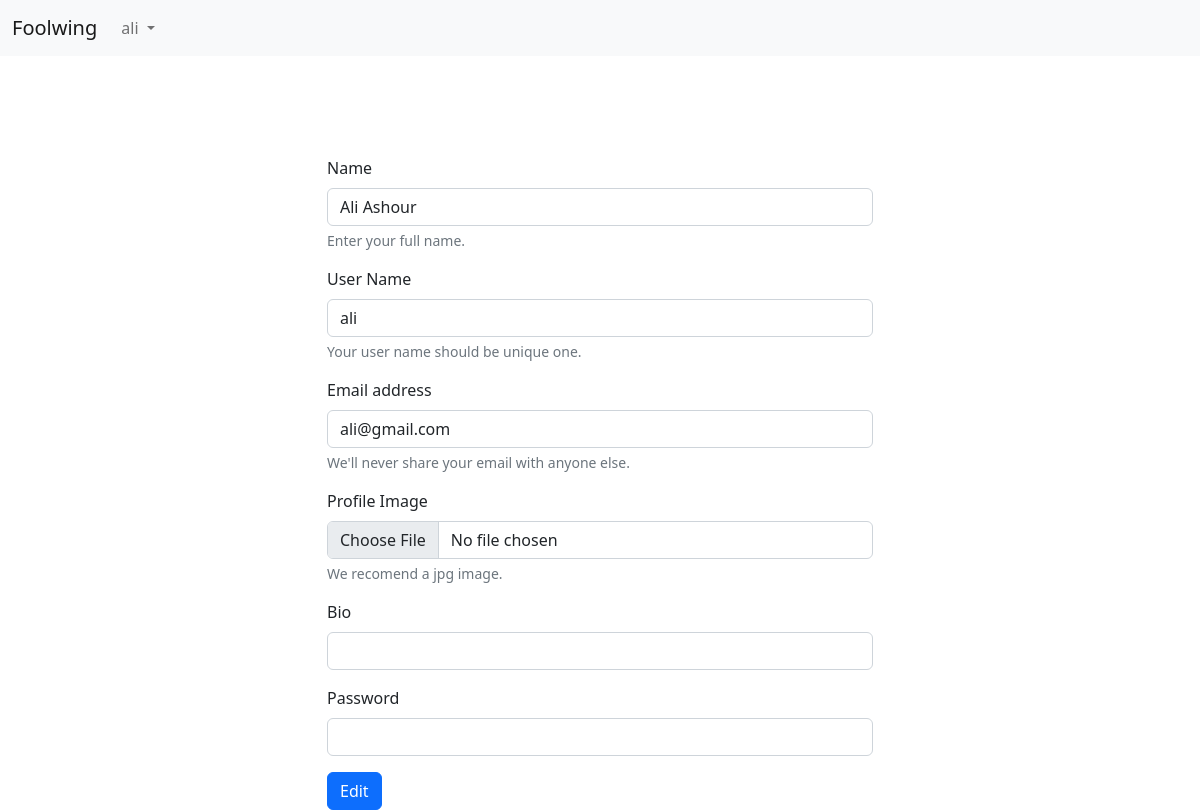
The page /profile.php (signed in) on the database its author committed.
### tables this page shows
CREATE TABLE `users` (
  `user_id` int(11) NOT NULL,
  `user_user_name` varchar(50) NOT NULL,
  `user_name` varchar(60) NOT NULL,
  `user_email` varchar(50) NOT NULL,
  `user_password` varchar(50) NOT NULL,
  `user_profile_image` varchar(50) NOT NULL DEFAULT 'user.jpg',
  `user_bio` varchar(50) NOT NULL,
  `user_followers_number` int(11) NOT NULL DEFAULT 0
);

### profile.php (the view, shortened to what this page needs)
<?php
    if(isset($_SESSION['user_id']) && $_SESSION['user_id']!=''){
        include_once "init.php" ;
        $query = "SELECT * FROM users WHERE user_id = ?" ;
        $stmt = $con->prepare($query) ;
        $stmt -> execute(array($_SESSION['user_id'])) ;
        $data = $stmt->fetch() ;
?>
    <nav class="navbar navbar-expand-lg bg-light">
        <div class="container-fluid">
            <a class="navbar-brand" href="index.php">Foolwing</a>
            <div class="collapse navbar-collapse" id="navbarSupportedContent">
                <ul class="navbar-nav me-auto mb-2 mb-lg-0">
                        <?php
                            if(isset($_SESSION['user_uname']) && $_SESSION['user_uname'] != ''){
                                ?>
                                    <li class="nav-item dropdown">
                                        <a class="nav-link dropdown-toggle" href="#" role="button" data-bs-toggle="dropdown" aria-expanded="false">
                                            <?php  echo $_SESSION['user_uname'] ; ?>
                                        </a>
                                    </li>
                                <?php
                            }else{
                                ?>
                                    <a class="nav-link" href="login.php" role="button">
                                        <?php  echo 'login' ?>
                                    </a>
                                <?php
                            }
                        ?>
                </ul>
            </div>
        </div>
    </nav>
    <div class="container">
        <div class="row justify-content-center">
            <div class="col-6 register_form_container">
                <form method="POST" id="user_edit_form" enctype="multipart/form-data">
                    <div class="mb-3">
                        <label for="user_name" class="form-label">Name</label>
                        <input type="text" class="form-control" name = "user_name" id="user_name" value="<?php echo $data['user_name']?>">
                        <div id="user_name_help" class="form-text">Enter your full name.</div>
                    </div>
                    <div class="mb-3">
                        <label for="user_uname" class="form-label">User Name</label>
                        <input type="text" class="form-control" name = "user_uname" id="user_uname" value="<?php echo $data['user_user_name']?>">
                        <div id="user_uname_help" class="form-text">Your user name should be unique one.</div>
                    </div>
                    <div class="mb-3">
                        <label for="user_email" class="form-label">Email address</label>
                        <input type="email" class="form-control" name = "user_email" id="user_email" aria-describedby="emailHelp" value="<?php echo $data['user_email']?>">
                        <div id="user_email_help" class="form-text">We'll never share your email with anyone else.</div>
                    </div>
                    <div class="mb-3">
                        <label for="user_image" class="form-label">Profile Image</label>
                        <input type="file" class="form-control" name="user_image" id="user_image" aria-describedby="imageHelp">
                        <div id="user_image_help" class="form-text">We recomend a jpg image.</div>
                    </div>
                    <div class="mb-3">
                        <label for="user_bio" class="form-label">Bio</label>
                        <input type="text" class="form-control" name = "user_bio" id="user_bio" aria-describedby="bioHelp" value="<?php echo $data['user_bio']?>">
                    </div>
                    <div class="mb-3">
                        <label for="user_password" class="form-label">Password</label>
                        <input type="password" class="form-control" name = "user_password" id="user_password">
                    </div>
                    <button type="submit" class="btn btn-primary" id="submit_button">Edit</button>
                </form>
            </div>
        </div>
    </div>
    <?php
    }else{
        echo "you should login first" ;
    }
    ?>
</body>
</html>

### assets/css/style.css (style rules this page uses)
* { padding: 0; margin: 0; box-sizing: border-box; }
.register_form_container { margin-top: 100px; }

### rows shown on the page
users: user_name "Ali Ashour", user_uname "ali", user_email "ali@gmail.com"

### other values the page prints
$_SESSION['user_uname'] "ali"
